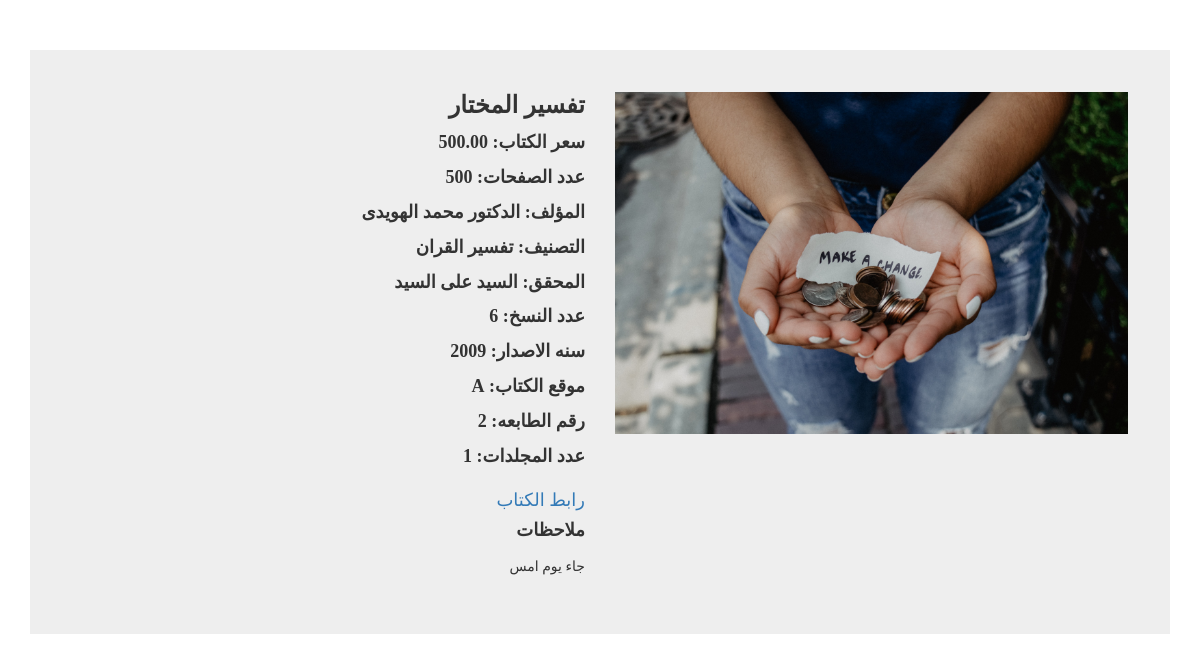
Screenshot of /admin-dashboard/book-details/2/ with the database file from the repository.
### admin2/models.py (models this page shows, shortened)
class Book(models.Model):
    book_name = models.CharField(max_length=200)
    book_pages = models.PositiveIntegerField(default=0)
    book_folders = models.PositiveIntegerField(default=0)
    print_number = models.PositiveIntegerField(default=0)
    print_year = models.IntegerField(null=True)
    book_price = models.DecimalField(max_digits=11,decimal_places=2)
    created_at = models.DateField(auto_now_add=True)
    book_image =  models.ImageField(default='o.jpg', upload_to='books_images',null=True,blank=True)
    observations = models.TextField(null=True)
    available = models.BooleanField(default=True)
    no_of_copis = models.IntegerField(default=1)
    publish_house = models.ForeignKey(Publishing_house,on_delete=models.CASCADE,null=True)
    author = models.ForeignKey(Author,on_delete=models.CASCADE)
    questioner = models.ForeignKey(Questioner,on_delete=models.CASCADE,null=True)
    book_postion= models.ForeignKey(Position,on_delete=models.CASCADE)
    category = models.ForeignKey(Category,on_delete=models.CASCADE,null=True)
    link =  models.CharField(max_length=900,null=True)
    book_owner = models.CharField(max_length=200,null=True)
    folder_number = models.IntegerField(default=0)

class Author(models.Model):
    author_name = models.CharField(max_length=200)

class Category(models.Model):
    category_name = models.CharField(max_length=200)

class Questioner(models.Model):
    questioner_name = models.CharField(max_length=200)

class Position(models.Model):
    position = models.CharField(max_length=200)

### admin2/views.py (the view)
# urls.py: path('book-details/<int:id>/',views.book_details,name='book_details'),
def book_details(request,id):
    book = Book.objects.get(id=id)
    return render(request,'admin/book_details.html',{'book':book})

### admin2/templates/admin/book_details.html (shortened to what this page needs)
{%load static%}
<!DOCTYPE html>
<html lang="ar">
  <head>
    <link href="https://maxcdn.bootstrapcdn.com/font-awesome/4.7.0/css/font-awesome.min.css" rel="stylesheet">
    <link href="//maxcdn.bootstrapcdn.com/bootstrap/3.3.0/css/bootstrap.min.css" rel="stylesheet" id="bootstrap-css">
</head>
  <body dir="rtl">
	<div class="container">
		<div class="card">
			<div class="container-fliud">
				<div class="wrapper row">
					<div style="float: right;" class="preview col-md-6">
						<div class="preview-pic tab-content">
                            <div class="tab-pane active" id="pic-0"><img {%ifequal book.book_image '' %}src="{%static 'images/o.jpg' %}"{%else%} src="{{book.book_image.url}}"{%endifequal%} /></div>
						</div>
					</div>
					<div style="float:right;" class="details col-md-6">
						<h3 class="product-title">{{book.book_name}}</h3>
                        <h4 class="product-title">سعر الكتاب: {{book.book_price}}</h4>
                        <h4 class="product-title">عدد الصفحات: {{book.book_pages}}</h4>
                        <h4 class="product-title">المؤلف: {{book.author.author_name}}</h4>
                        <h4 class="product-title">التصنيف: {{book.category.category_name}}</h4>
                        <h4 class="product-title">المحقق: {{book.questioner.questioner_name}}</h4>
                        <h4 class="product-title">عدد النسخ: {{book.no_of_copis}}</h4>
                        <h4 class="product-title">سنه الاصدار: {{book.print_year}}</h4>
                        <h4 class="product-title"> موقع الكتاب: {{book.book_postion.position}}</h4>
                        <h4 class="product-title">رقم الطابعه: {{book.print_number}}</h4>
                        <h4 class="product-title">عدد المجلدات: {{book.book_folders}}</h4>
                        <h4><a href="{{book.link}}" target="_blank">رابط الكتاب</a></h4>
                        <h4 class="product-title">ملاحظات</h4>
                        <p class="product-description">{{book.observations}}</p>
                    </div>
				</div>
			</div>
		</div>
    </div>
  </body>
</html>

### admin2/templates/admin/book_details.html (style rules this page uses)
body { font-family: 'Amiri'; overflow-x: hidden; }
img { max-width: 100%; }
.preview { display: -webkit-box; display: -webkit-flex; display: -ms-flexbox; display: flex; -webkit-box-orient: vertical; -webkit-box-direction: normal; -webkit-flex-direction: column; -ms-flex-direction: column; flex-direction: column; }
.preview-pic { -webkit-box-flex: 1; -webkit-flex-grow: 1; -ms-flex-positive: 1; flex-grow: 1; }
.tab-content { overflow: hidden; }
.tab-content img { width: 100%; -webkit-animation-name: opacity; animation-name: opacity; -webkit-animation-duration: .3s; animation-duration: .3s; }
.card { margin-top: 50px; background: #eee; padding: 3em; line-height: 1.5em; }
@media screen and (min-width: 997px) { .wrapper { display: -webkit-box; display: -webkit-flex; display: -ms-flexbox; display: flex; } }
.details { display: -webkit-box; display: -webkit-flex; display: -ms-flexbox; display: flex; -webkit-box-orient: vertical; -webkit-box-direction: normal; -webkit-flex-direction: column; -ms-flex-direction: column; flex-direction: column; }
.product-title, .price, .sizes, .colors { text-transform: UPPERCASE; font-weight: bold; }
.product-title, .rating, .product-description, .price, .vote, .sizes { margin-bottom: 15px; }
.product-title { margin-top: 0; }

### rows the page displays
Book: book_image (picture), book_name "تفسير المختار", book_price "500.00", book_pages "500", author.author_name "الدكتور محمد الهويدى", category.category_name "تفسير القران", questioner.questioner_name "السيد على السيد", no_of_copis "6", print_year "2009", book_postion.position "A", print_number "2", book_folders "1", observations "جاء يوم امس"
